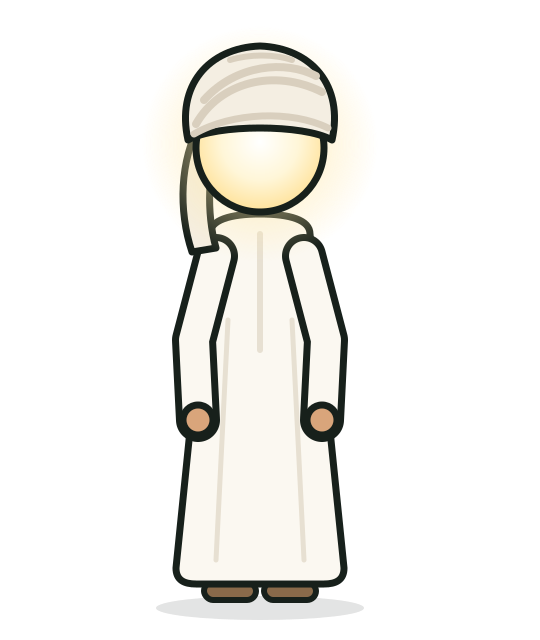
#> input picture brand/figures/prophet-stand.png, 540 x 640 px; its folder holds 4 pictures in this run
$ python figure_prophet.py
#> lines starting #> are read from the running program, lines starting #| are printed output that depends on the picture
### tools/hadi_rig.py
"""Hadi rig: a fully poseable version of the channel character.

Every pose is described by joint positions (in Hadi's own 420x600 space):
  arms: (shoulder ->) elbow -> hand, for left and right
  legs: hip -> knee -> foot, for left and right
  body: dx/dy offset of torso+head, lean (deg), head tilt (deg)
plus optional props drawn behind or in front of the hands.

    python3 tools/hadi_rig.py      -> brand/hadi-rig/*.svg + *.png + brand/hadi-rig-sheet.png
    import hadi_rig; hadi_rig.svg("walk1")   (for use in other tools)
"""
from pathlib import Path

import cairosvg

ROOT = Path(__file__).resolve().parent.parent
OUT = ROOT / "brand" / "hadi-rig"

INK, SKIN, GREEN, GREEN_D, PANTS, WHITE, GOLD, RED, BLUE = (
    "#17201B", "#D9A57B", "#1E7B4F", "#145C3A", "#2B3440", "#FFFFFF", "#E8A92E", "#E5484D", "#2F80ED")
LW = 7


def limb(pts, fill, width):
    d = "M" + " L".join(f"{x:.1f},{y:.1f}" for x, y in pts)
    return (f'<path d="{d}" fill="none" stroke="{INK}" stroke-width="{width + 2 * LW}" stroke-linecap="round" stroke-linejoin="round"/>'
            f'<path d="{d}" fill="none" stroke="{fill}" stroke-width="{width}" stroke-linecap="round" stroke-linejoin="round"/>')


def hand(p, fist=False):
    r = 16 if fist else 15
    return f'<circle cx="{p[0]:.1f}" cy="{p[1]:.1f}" r="{r}" fill="{SKIN}" stroke="{INK}" stroke-width="{LW}"/>'


# [27 lines left out: functions shoe, torso, head, not called in this run]


SHOULDER_L, SHOULDER_R, HIP_L, HIP_R = (152, 238), (248, 238), (178, 410), (222, 410)
LEGS_STAND = dict(ll=((176, 474), (176, 538), 0), rl=((224, 474), (224, 538), 0))
ARMS_DOWN = dict(la=((132, 312), (136, 384)), ra=((268, 312), (264, 384)))


# [14 lines left out: function figure, not called in this run]


def bubble(sym, color=GREEN, x=342, y=66):
    return (f'<path d="M{x - 24},{y + 38} L{x - 44},{y + 62} L{x - 8},{y + 44} Z" fill="{WHITE}" stroke="{INK}" stroke-width="{LW}" stroke-linejoin="round"/>'
            f'<circle cx="{x}" cy="{y}" r="44" fill="{WHITE}" stroke="{INK}" stroke-width="{LW}"/>'
            f'<text x="{x}" y="{y + 22}" text-anchor="middle" font-family="DejaVu Sans" font-weight="bold" font-size="60" fill="{color}" stroke="{INK}" stroke-width="3">{sym}</text>')


def motion_lines(x, y, n=3, s=-1):
    return "".join(f'<path d="M{x + s * 10 * i},{y + 26 * i} l{-s * 46},0" stroke="{INK}" stroke-width="6" stroke-linecap="round" opacity=".55"/>' for i in range(n))


PHONE = lambda x, y: f'<rect x="{x - 22}" y="{y - 36}" width="44" height="72" rx="8" fill="{INK}"/><rect x="{x - 16}" y="{y - 28}" width="32" height="54" rx="4" fill="{GOLD}"/>'
WATCH = lambda x, y: f'<rect x="{x - 14}" y="{y - 10}" width="28" height="20" rx="5" fill="{WHITE}" stroke="{INK}" stroke-width="5"/>'
BOOK = lambda x, y, c=BLUE: f'<rect x="{x - 40}" y="{y - 52}" width="80" height="104" rx="6" fill="{c}" stroke="{INK}" stroke-width="6"/><line x1="{x - 28}" y1="{y - 52}" x2="{x - 28}" y2="{y + 52}" stroke="{INK}" stroke-width="4"/>'
BAG = f'<path d="M150,236 Q120,300 132,400" fill="none" stroke="{INK}" stroke-width="10"/><rect x="250" y="250" width="70" height="120" rx="18" fill="#3A6EA5" stroke="{INK}" stroke-width="6" />'
CHAIR = f'<rect x="120" y="300" width="160" height="150" rx="14" fill="#6E5236" stroke="{INK}" stroke-width="7"/><rect x="110" y="430" width="180" height="26" rx="8" fill="#8A6A4A" stroke="{INK}" stroke-width="7"/><line x1="125" y1="456" x2="125" y2="560" stroke="{INK}" stroke-width="9"/><line x1="275" y1="456" x2="275" y2="560" stroke="{INK}" stroke-width="9"/>'
DESK = f'<rect x="20" y="420" width="380" height="30" rx="6" fill="#B98A5B" stroke="{INK}" stroke-width="7"/><rect x="40" y="450" width="340" height="110" fill="#9A6E44" stroke="{INK}" stroke-width="7"/>'
ZZZ = f'<text x="300" y="80" font-family="DejaVu Sans" font-weight="bold" font-size="54" fill="{BLUE}" stroke="{INK}" stroke-width="2">Z</text><text x="340" y="40" font-family="DejaVu Sans" font-weight="bold" font-size="40" fill="{BLUE}" stroke="{INK}" stroke-width="2">z</text>'
SWEAT = f'<path d="M282,120 q-14,22 0,30 q14,-8 0,-30 Z" fill="#7CC4FF" stroke="{INK}" stroke-width="4"/>'
TAP = f'<path d="M300,250 L360,250 L360,270" fill="none" stroke="#9AA0A6" stroke-width="14" stroke-linecap="round"/><path d="M360,282 q-6,14 0,20 q6,-6 0,-20" fill="#7CC4FF"/><path d="M356,320 q-6,14 0,20 q6,-6 0,-20" fill="#7CC4FF"/>'

POSES = {
    # walking cycle (4 frames), legs + arms swing in opposition
    "walk1": dict(dy=-4, ll=((168, 470), (150, 534), 1), rl=((236, 474), (258, 538), 1), la=((150, 312), (172, 376)), ra=((262, 308), (238, 372)), tilt=2),
    "walk2": dict(dy=-10, ll=((182, 468), (176, 530), 1), rl=((224, 464), (232, 520), 1), la=((140, 312), (148, 382)), ra=((262, 312), (254, 382))),
    "walk3": dict(dy=-4, ll=((168, 474), (150, 538), 1), rl=((236, 470), (258, 534), 1), la=((134, 308), (112, 372)), ra=((262, 312), (286, 376)), tilt=-2),
    "walk4": dict(dy=-10, ll=((174, 464), (168, 520), 1), rl=((218, 468), (224, 530), 1), la=((140, 312), (148, 382)), ra=((262, 312), (254, 382))),
    "run": dict(dy=-14, lean=8, tilt=6, ll=((158, 478), (118, 528), 1), rl=((246, 456), (292, 512), 1), la=((122, 300), (104, 364)), ra=((280, 290), (318, 248)), over=motion_lines(40, 250)),
    "walk-phone": dict(ll=((168, 470), (150, 534), 1), rl=((236, 474), (258, 538), 1), la=((150, 334), (186, 302)), ra=((250, 334), (214, 302)), tilt=-10, front=PHONE(200, 290)),
    "check-watch": dict(la=((150, 330), (210, 300)), ra=((262, 312), (264, 384)), tilt=-12, front=WATCH(210, 300), over=bubble("!", RED)),
    "raise-hand": dict(la=((132, 312), (136, 384)), ra=((300, 180), (306, 100)), tilt=4),
    "ask": dict(la=((132, 312), (136, 384)), ra=((300, 260), (350, 220)), tilt=-6, over=f'<path d="M300,40 h120 a24,24 0 0 1 24,24 v50 a24,24 0 0 1 -24,24 h-70 l-30,28 v-28 h-20 a24,24 0 0 1 -24,-24 v-50 a24,24 0 0 1 24,-24 z" fill="{WHITE}" stroke="{INK}" stroke-width="{LW}"/><text x="360" y="112" text-anchor="middle" font-family="DejaVu Sans" font-weight="bold" font-size="56" fill="{GREEN}">?</text>'),
    "sit-desk": dict(dy=60, ll=((176, 520), (176, 560), 0), rl=((224, 520), (224, 560), 0), la=((140, 340), (170, 420)), ra=((260, 340), (230, 420)), behind="", under=CHAIR, over=DESK),
    "sit-bored": dict(dy=60, tilt=-14, ll=((176, 520), (176, 560), 0), rl=((224, 520), (224, 560), 0), la=((150, 330), (176, 220)), ra=((260, 340), (230, 420)), under=CHAIR, over=DESK + SWEAT),
    "sit-phone": dict(dy=60, tilt=-12, ll=((176, 520), (176, 560), 0), rl=((224, 520), (224, 560), 0), la=((150, 360), (186, 330)), ra=((250, 360), (214, 330)), front=PHONE(200, 318), under=CHAIR, over=DESK),
    "sit-floor": dict(dy=100, ll=((110, 470), (196, 500), 1), rl=((290, 470), (204, 500), -1), la=((150, 330), (186, 400)), ra=((250, 330), (214, 400)), shadow=False),
    "pray-stand": dict(la=((150, 320), (190, 300)), ra=((250, 320), (210, 300)), tilt=6),
    "pray-hands-up": dict(la=((120, 240), (140, 150)), ra=((280, 240), (260, 150))),
    "dua": dict(la=((150, 330), (176, 290)), ra=((250, 330), (224, 290)), tilt=4, front=f'<path d="M168,290 Q200,330 232,290" fill="{SKIN}" stroke="{INK}" stroke-width="5"/>'),
    "read-book": dict(la=((140, 330), (170, 300)), ra=((260, 330), (230, 300)), tilt=10, front=BOOK(200, 290, "#8B3A2E")),
    "carry-bag": dict(la=((132, 312), (136, 384)), ra=((268, 312), (264, 384)), behind=BAG),
    "wudu": dict(la=((150, 320), (230, 270)), ra=((270, 300), (300, 262)), tilt=8, over=TAP),
    "sleep": dict(dy=60, tilt=-24, ll=((176, 520), (176, 560), 0), rl=((224, 520), (224, 560), 0), la=((150, 340), (176, 300)), ra=((250, 340), (220, 300)), under=CHAIR, over=DESK + ZZZ),
    "shrug": dict(la=((112, 300), (80, 250)), ra=((288, 300), (320, 250)), tilt=6, over=bubble("?", GREEN)),
    "panic": dict(la=((110, 230), (150, 120)), ra=((290, 230), (250, 120)), over=SWEAT + bubble("!", RED)),
    "sad": dict(dy=10, tilt=-14, la=((140, 320), (150, 392)), ra=((260, 320), (250, 392))),
    "explain": dict(la=((100, 270), (60, 300)), ra=((268, 312), (264, 384)), tilt=4, front=f'<line x1="60" y1="300" x2="-40" y2="240" stroke="#6E5236" stroke-width="10" stroke-linecap="round"/><circle cx="-40" cy="240" r="6" fill="#E9E1D0"/>'),
    "point-left": dict(la=((96, 262), (40, 238)), ra=((268, 312), (264, 384)), tilt=4),
    "point-up": dict(la=((132, 312), (136, 384)), ra=((300, 200), (300, 130)), front=f'<line x1="300" y1="130" x2="300" y2="96" stroke="{INK}" stroke-width="9" stroke-linecap="round"/>'),
    "stop": dict(la=((132, 312), (136, 384)), ra=((300, 260), (350, 250)), front=f'<rect x="336" y="200" width="34" height="60" rx="12" fill="{SKIN}" stroke="{INK}" stroke-width="6"/>'),
    "open-door": dict(lean=-4, la=((132, 312), (136, 384)), ra=((300, 300), (340, 320)), behind=f'<rect x="300" y="40" width="160" height="520" fill="#B07A47" stroke="{INK}" stroke-width="8"/><circle cx="330" cy="320" r="12" fill="{GOLD}" stroke="{INK}" stroke-width="4"/>'),
    "celebrate": dict(dy=-24, la=((108, 196), (98, 120)), ra=((292, 196), (302, 120)), ll=((168, 460), (156, 512), 0), rl=((232, 460), (244, 512), 0)),
}


def svg(name, pose=None, vb="-60 -20 540 640"):
    p = POSES[name] if pose is None else pose
    return f'<svg xmlns="http://www.w3.org/2000/svg" viewBox="{vb}" width="540" height="640"><title>Hadi {name}</title>{figure(p)}</svg>\n'


# [20 lines that do not run on import are left out]

### tools/figure_prophet.py
"""Respectful figures for prophet stories: thobe, Arab turban, and a soft light in place of the face
(no facial features, ever). Same line style as the Hadi rig.

    python3 tools/figure_prophet.py      -> brand/figures/*.svg + brand/figures-sheet.png
"""
from pathlib import Path

import cairosvg

import hadi_rig as rig

ROOT = Path(__file__).resolve().parent.parent
OUT = ROOT / "brand" / "figures"
INK, LW = rig.INK, rig.LW
THOBE, THOBE_SH, TURBAN, TURBAN_SH, SANDAL = "#FBF8F1", "#E7E0D2", "#F4EEE2", "#D9CFBE", "#8A6A4A"
CLOAKS = {"olive": ("#6F7A4A", "#59633A"), "brown": ("#8B5E3C", "#6E4A2E"), "sand": ("#C9A97A", "#AE8F62")}

DEFS = """<defs>
<radialGradient id="lightFace" cx="50%" cy="45%" r="55%"><stop offset="0%" stop-color="#FFFFFF"/><stop offset="55%" stop-color="#FFF6D8"/><stop offset="100%" stop-color="#FFE29A"/></radialGradient>
<radialGradient id="halo" cx="50%" cy="50%" r="50%"><stop offset="0%" stop-color="#FFE9A8" stop-opacity=".85"/><stop offset="60%" stop-color="#FFE9A8" stop-opacity=".35"/><stop offset="100%" stop-color="#FFE9A8" stop-opacity="0"/></radialGradient>
</defs>"""


def light_head(head="turban", cloth=("#E9DDC6", "#CDBB98")):
    """Face = soft light, no features. head: 'turban' (prophets) or 'shemagh' (other believers)."""
    halo = '<circle cx="200" cy="124" r="118" fill="url(#halo)"/>'
    face = f'<circle cx="200" cy="128" r="64" fill="url(#lightFace)" stroke="{INK}" stroke-width="{LW}"/>'
    if head == "turban":
        wrap = (f'<path d="M128,120 C116,66 148,28 200,26 C252,28 284,66 272,120 C244,104 156,104 128,120 Z" fill="{TURBAN}" stroke="{INK}" stroke-width="{LW}" stroke-linejoin="round"/>'
                f'<path d="M136,104 C160,62 214,48 262,72" fill="none" stroke="{TURBAN_SH}" stroke-width="8" stroke-linecap="round"/>'
                f'<path d="M144,80 C176,44 226,40 256,56" fill="none" stroke="{TURBAN_SH}" stroke-width="8" stroke-linecap="round"/>'
                f'<path d="M134,114 C172,92 232,90 268,108" fill="none" stroke="{TURBAN_SH}" stroke-width="7" stroke-linecap="round"/>'
                f'<path d="M170,40 C190,34 214,34 232,40" fill="none" stroke="{TURBAN_SH}" stroke-width="6" stroke-linecap="round"/>')
        tail = f'<path d="M140,104 C120,140 118,190 132,232 L156,228 C146,192 148,150 160,112 Z" fill="{TURBAN}" stroke="{INK}" stroke-width="{LW}" stroke-linejoin="round"/>'
        return tail + halo + face + wrap
    c, cs = cloth
    drape = (f'<path d="M128,122 C120,44 280,44 272,122 L272,218 C246,206 154,206 128,218 Z" fill="{c}" stroke="{INK}" stroke-width="{LW}" stroke-linejoin="round"/>'
             f'<path d="M150,76 C180,62 220,62 250,76" fill="none" stroke="{cs}" stroke-width="7" stroke-linecap="round"/>')
    band = f'<path d="M132,100 C170,86 230,86 268,100" fill="none" stroke="{INK}" stroke-width="10" stroke-linecap="round"/>'
    return drape + halo + face + band


def robe(color=THOBE, shade=THOBE_SH):
    return (f'<path d="M150,214 C150,200 170,194 200,194 C230,194 250,200 250,214 L284,548 C284,560 276,564 264,564 L136,564 C124,564 116,560 116,548 Z" fill="{color}" stroke="{INK}" stroke-width="{LW}" stroke-linejoin="round"/>'
            f'<path d="M200,214 L200,330" stroke="{shade}" stroke-width="6" stroke-linecap="round"/>'
            f'<path d="M168,300 L156,540" stroke="{shade}" stroke-width="5" stroke-linecap="round"/><path d="M232,300 L244,540" stroke="{shade}" stroke-width="5" stroke-linecap="round"/>')


def sandals(x1=170, x2=230, y=572):
    return "".join(f'<rect x="{x - 26}" y="{y - 10}" width="52" height="18" rx="9" fill="{SANDAL}" stroke="{INK}" stroke-width="6"/>' for x in (x1, x2))


SH_L, SH_R = (156, 236), (244, 236)


def arms(la, ra, color=THOBE):
    def hand(p):
        return f'<circle cx="{p[0]:.1f}" cy="{p[1]:.1f}" r="15" fill="{rig.SKIN}" stroke="{INK}" stroke-width="{LW}"/>'
    return rig.limb([SH_L, *la], color, 30) + rig.limb([SH_R, *ra], color, 30) + hand(la[-1]) + hand(ra[-1])


POSES = {
    "stand": dict(la=[(134, 320), (138, 400)], ra=[(266, 320), (262, 400)]),
    "dua": dict(la=[(150, 330), (174, 286)], ra=[(250, 330), (226, 286)]),
    "point": dict(la=[(134, 320), (138, 400)], ra=[(300, 270), (360, 236)]),
    "calm-hands": dict(la=[(150, 330), (190, 330)], ra=[(250, 330), (210, 330)]),
}


def figure(pose="stand", kind="prophet", cloak="olive"):
    p = POSES[pose]
    if kind == "prophet":
        body = robe() + arms(p["la"], p["ra"]) + light_head("turban")
    else:
        c, cs = CLOAKS[cloak]
        body = robe(c, cs) + arms(p["la"], p["ra"], c) + light_head("shemagh", (rig.WHITE, "#D9D2C4") if cloak != "sand" else ("#F1E6D0", "#D6C3A0"))
    shadow = f'<ellipse cx="200" cy="588" rx="104" ry="12" fill="{INK}" opacity=".12"/>'
    return shadow + sandals() + body


def svg(pose="stand", kind="prophet", cloak="olive"):
    return f'<svg xmlns="http://www.w3.org/2000/svg" viewBox="-60 -20 540 640" width="540" height="640">{DEFS}{figure(pose, kind, cloak)}</svg>\n'


if __name__ == "__main__":
    from PIL import Image, ImageDraw, ImageFont
    OUT.mkdir(parents=True, exist_ok=True)
    items = [("prophet", p, None) for p in POSES] + [("youth", "stand", "olive"), ("youth", "dua", "brown"), ("youth", "calm-hands", "sand")]
    sheet = Image.new("RGB", (len(items) * 270, 360), "#F4F1EA")
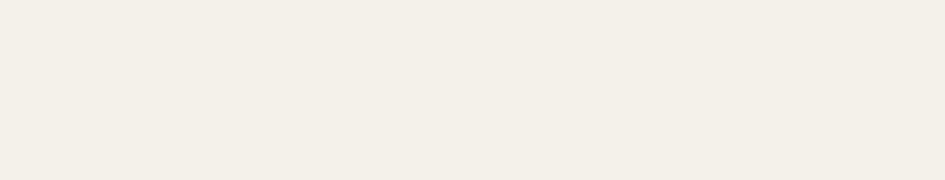
#> sheet: PIL image 1890x360 RGB (shown at 1/2 size); mean R, G, B 244, 241, 234
    d = ImageDraw.Draw(sheet)
    font = ImageFont.truetype("/usr/share/fonts/truetype/dejavu/DejaVuSans-Bold.ttf", 16)
    for i, (kind, pose, cloak) in enumerate(items):
        name = f"{kind}-{pose}" + (f"-{cloak}" if cloak else "")
        s = svg(pose, kind, cloak or "olive")
        (OUT / f"{name}.svg").write_text(s)
        cairosvg.svg2png(bytestring=s.encode(), write_to=str(OUT / f"{name}.png"), output_width=540, output_height=640)
#> (this line was passed over: cairosvg is not available in this run)
        im = Image.open(OUT / f"{name}.png").convert("RGBA").resize((270, 320))
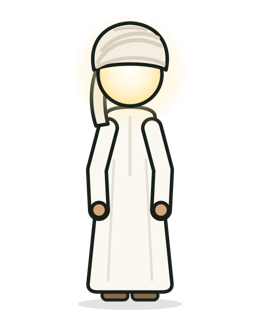
#> im: PIL image 270x320 RGBA; mean R, G, B, A 60.5, 58.9, 53.2, 63.5; transparent parts drawn white
        sheet.paste(im, (i * 270, 0), im)
        d.text((i * 270 + 135, 330), name, fill="#17201B", font=font, anchor="mt")
#> pass 2 of the loop `for i, (kind, pose, cloak) in enumerate(items):`:
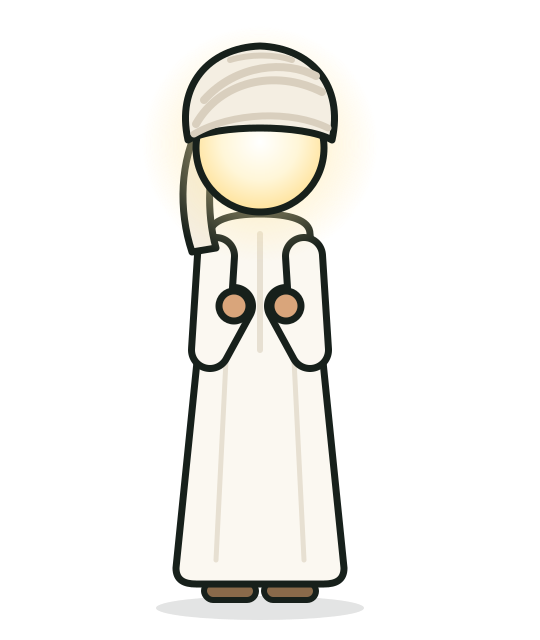
#> input picture brand/figures/prophet-dua.png, 540 x 640 px
#> `im = Image.open(OUT / f"{name}.png").convert("RGBA").resize((270, 320))`:
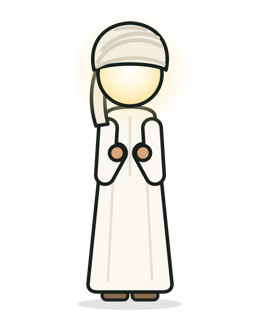
#> im: PIL image 270x320 RGBA; mean R, G, B, A 57.7, 56.2, 50.6, 60.3; transparent parts drawn white
#> `sheet.paste(im, (i * 270, 0), im)`:
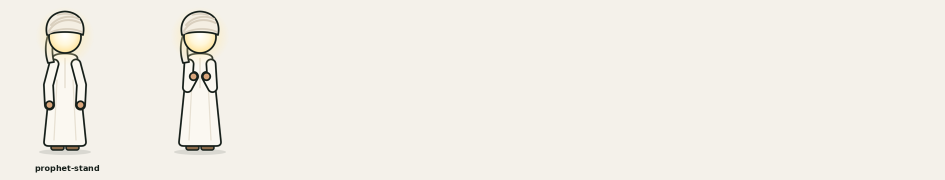
#> sheet: PIL image 1890x360 RGB (shown at 1/2 size); mean R, G, B 241.2, 238.1, 230.8
#> pass 3 of the loop `for i, (kind, pose, cloak) in enumerate(items):`:
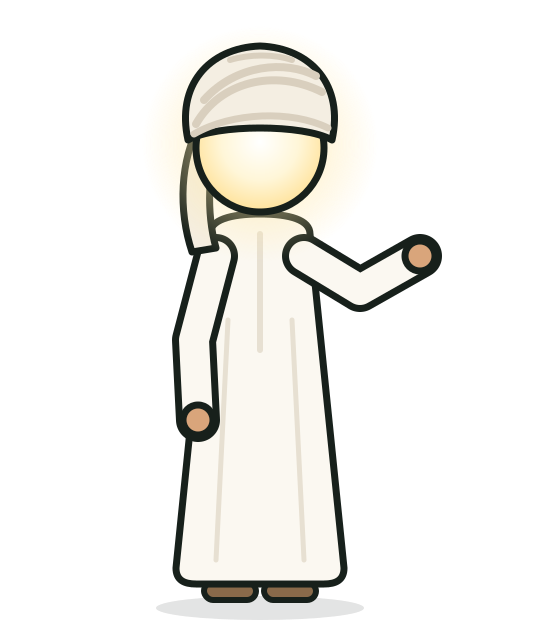
#> input picture brand/figures/prophet-point.png, 540 x 640 px
#> `im = Image.open(OUT / f"{name}.png").convert("RGBA").resize((270, 320))`:
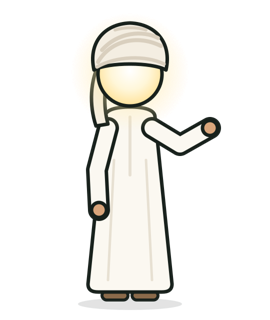
#> im: PIL image 270x320 RGBA; mean R, G, B, A 62.1, 60.6, 54.8, 65.6; transparent parts drawn white
#> `sheet.paste(im, (i * 270, 0), im)`:
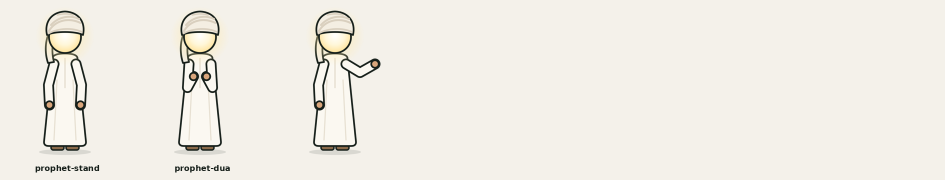
#> sheet: PIL image 1890x360 RGB (shown at 1/2 size); mean R, G, B 239.6, 236.6, 229
#> (the run stopped early here; a loop or call above may not have finished)
